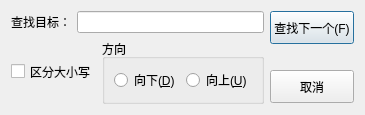
<?xml version="1.0" encoding="UTF-8"?>
<ui version="4.0">
 <class>SearchDialog</class>
 <widget class="QDialog" name="SearchDialog">
  <property name="geometry">
   <rect>
    <x>0</x>
    <y>0</y>
    <width>330</width>
    <height>81</height>
   </rect>
  </property>
  <property name="sizePolicy">
   <sizepolicy hsizetype="Maximum" vsizetype="Maximum">
    <horstretch>0</horstretch>
    <verstretch>0</verstretch>
   </sizepolicy>
  </property>
  <property name="maximumSize">
   <size>
    <width>330</width>
    <height>81</height>
   </size>
  </property>
  <property name="windowTitle">
   <string>查找</string>
  </property>
  <layout class="QHBoxLayout" name="horizontalLayout_5">
   <item>
    <layout class="QHBoxLayout" name="horizontalLayout_2">
     <item>
      <layout class="QVBoxLayout" name="verticalLayout_2">
       <item>
        <layout class="QHBoxLayout" name="horizontalLayout">
         <item>
          <widget class="QLabel" name="label">
           <property name="sizePolicy">
            <sizepolicy hsizetype="Preferred" vsizetype="Preferred">
             <horstretch>0</horstretch>
             <verstretch>0</verstretch>
            </sizepolicy>
           </property>
           <property name="text">
            <string>查找目标：</string>
           </property>
          </widget>
         </item>
         <item>
          <widget class="QLineEdit" name="FindlineEdit">
           <property name="sizePolicy">
            <sizepolicy hsizetype="Expanding" vsizetype="Preferred">
             <horstretch>0</horstretch>
             <verstretch>0</verstretch>
            </sizepolicy>
           </property>
           <property name="maximumSize">
            <size>
             <width>11111</width>
             <height>33</height>
            </size>
           </property>
          </widget>
         </item>
        </layout>
       </item>
       <item>
        <layout class="QHBoxLayout" name="horizontalLayout_4">
         <item>
          <widget class="QCheckBox" name="cbCapital">
           <property name="sizePolicy">
            <sizepolicy hsizetype="Preferred" vsizetype="Preferred">
             <horstretch>0</horstretch>
             <verstretch>0</verstretch>
            </sizepolicy>
           </property>
           <property name="text">
            <string>区分大小写</string>
           </property>
          </widget>
         </item>
         <item>
          <widget class="QGroupBox" name="groupBox">
           <property name="sizePolicy">
            <sizepolicy hsizetype="Expanding" vsizetype="Preferred">
             <horstretch>0</horstretch>
             <verstretch>0</verstretch>
            </sizepolicy>
           </property>
           <property name="maximumSize">
            <size>
             <width>16777215</width>
             <height>66</height>
            </size>
           </property>
           <property name="title">
            <string>方向</string>
           </property>
           <layout class="QHBoxLayout" name="horizontalLayout_3">
            <item>
             <widget class="QRadioButton" name="rbDown">
              <property name="sizePolicy">
               <sizepolicy hsizetype="Preferred" vsizetype="Preferred">
                <horstretch>0</horstretch>
                <verstretch>0</verstretch>
               </sizepolicy>
              </property>
              <property name="text">
               <string>向下(&amp;D)</string>
              </property>
             </widget>
            </item>
            <item>
             <widget class="QRadioButton" name="rbUp">
              <property name="sizePolicy">
               <sizepolicy hsizetype="Preferred" vsizetype="Preferred">
                <horstretch>0</horstretch>
                <verstretch>0</verstretch>
               </sizepolicy>
              </property>
              <property name="text">
               <string>向上(&amp;U)</string>
              </property>
             </widget>
            </item>
           </layout>
          </widget>
         </item>
        </layout>
       </item>
      </layout>
     </item>
     <item>
      <layout class="QVBoxLayout" name="verticalLayout"/>
     </item>
    </layout>
   </item>
   <item>
    <layout class="QVBoxLayout" name="verticalLayout_3">
     <item>
      <widget class="QPushButton" name="btFindNext">
       <property name="sizePolicy">
        <sizepolicy hsizetype="Fixed" vsizetype="Preferred">
         <horstretch>0</horstretch>
         <verstretch>0</verstretch>
        </sizepolicy>
       </property>
       <property name="maximumSize">
        <size>
         <width>11111</width>
         <height>33</height>
        </size>
       </property>
       <property name="text">
        <string>查找下一个(F)</string>
       </property>
      </widget>
     </item>
     <item>
      <spacer name="verticalSpacer">
       <property name="orientation">
        <enum>Qt::Orientation::Vertical</enum>
       </property>
       <property name="sizeType">
        <enum>QSizePolicy::Policy::Fixed</enum>
       </property>
       <property name="sizeHint" stdset="0">
        <size>
         <width>20</width>
         <height>20</height>
        </size>
       </property>
      </spacer>
     </item>
     <item>
      <widget class="QPushButton" name="btCancel">
       <property name="sizePolicy">
        <sizepolicy hsizetype="Fixed" vsizetype="Preferred">
         <horstretch>0</horstretch>
         <verstretch>0</verstretch>
        </sizepolicy>
       </property>
       <property name="maximumSize">
        <size>
         <width>111111</width>
         <height>33</height>
        </size>
       </property>
       <property name="text">
        <string>取消</string>
       </property>
      </widget>
     </item>
    </layout>
   </item>
  </layout>
 </widget>
 <tabstops>
  <tabstop>FindlineEdit</tabstop>
 </tabstops>
 <resources/>
 <connections/>
</ui>
